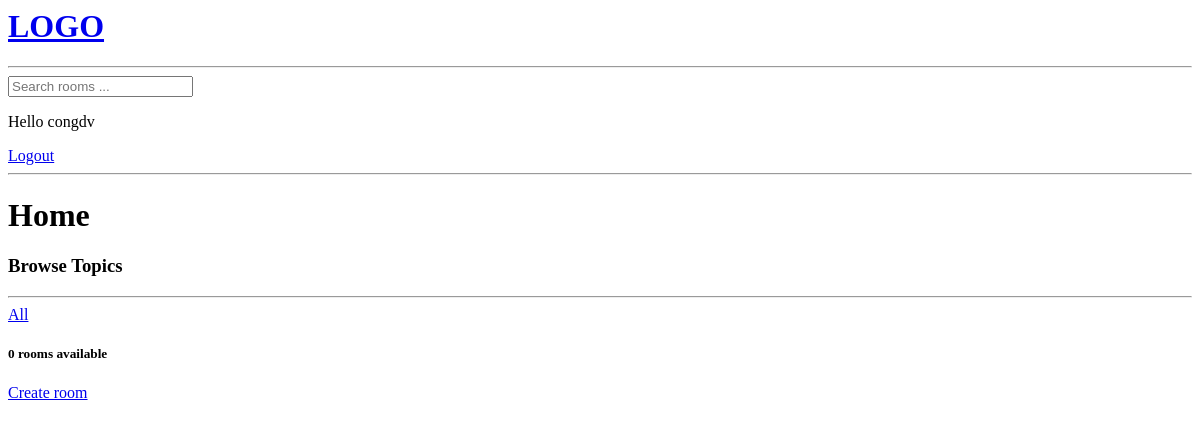
/?q=Django (signed in), run on an earlier commit of the app's database.
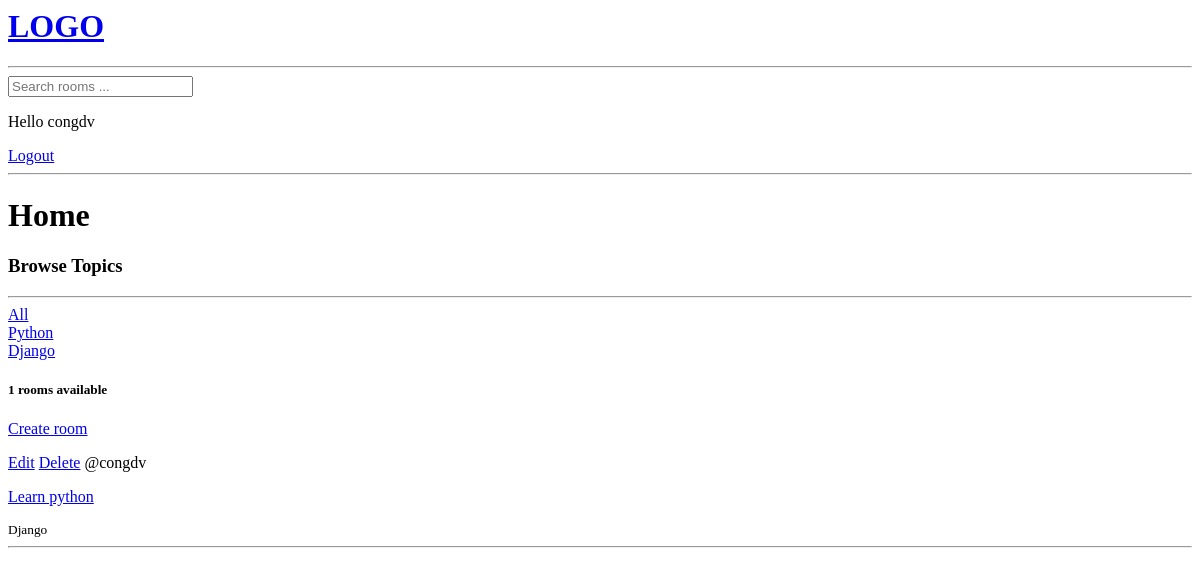
And on a later commit of the database.
### base/models.py (models this page shows, shortened)
class Topic(models.Model):
    name = models.TextField(max_length=200)

class Room(models.Model):
    topic = models.ForeignKey(Topic,on_delete=models.SET_NULL, null=True)
    host = models.ForeignKey(User,on_delete=models.SET_NULL, null=True)
    name = models.CharField(max_length=200)
    description = models.TextField(null=True,blank=True)
    updated = models.DateTimeField(auto_now=True)
    created = models.DateTimeField(auto_now_add=True)
    class Meta:
        ordering = ['-updated','-created']

### base/views.py (the view)
# urls.py: path('',views.home,name='home'),
def home(request):
    q = request.GET.get('q') if request.GET.get('q') != None else ''
    rooms =  Room.objects.filter(Q(topic__name__icontains=q) | Q(name__icontains=q) | Q(description__icontains=q))
    topics = Topic.objects.all()
    room_count = rooms.count()
    context = {'rooms':rooms,'topics':topics,'room_count':room_count}
    return render(request,'home.html',context)

### base/templates/home.html
{% extends "main.html" %}
{% block content %}
<h1>Home</h1>
<div class="home-container">
    <div>
        <h3>Browse Topics</h3>
        <hr>
        <div>
            <a href="{% url "home" %}">All</a>
        </div>
        {% for topic in topics %}
            <div>
                <a href="{% url "home" %}?q={{topic.name}}">{{topic.name}}</a>
            </div>
        {% endfor %}
    </div>
    <h5>{{room_count}} rooms available</h5>
    <p>
    <a href="{% url "create-room" %}">Create room</a>
    </p>
{% for room in rooms %}
    {% if request.user == room.host %}
    <a href="{% url "update-room" room.id %}">Edit</a>
    <a href="{% url "delete-room" room.id %}">Delete</a>
    {% endif %}
    <span>@{{room.host}}</span>
    <a href="{% url "room" room.id %}"><p>{{ room.name }}</p></a>
    <small>{{room.topic.name}}</small>
    <hr>
{% endfor %}
</div>
{% endblock %}

What changed in the data, as far as the page shows it:
added Topic: name "Python"
added Topic: name "Django"
now on this page (row edited): Room: shows "Edit", host "congdv", name "Learn python", topic.name "Django"
Also different on the page:
{{ room_count }}: "0" → "1"
